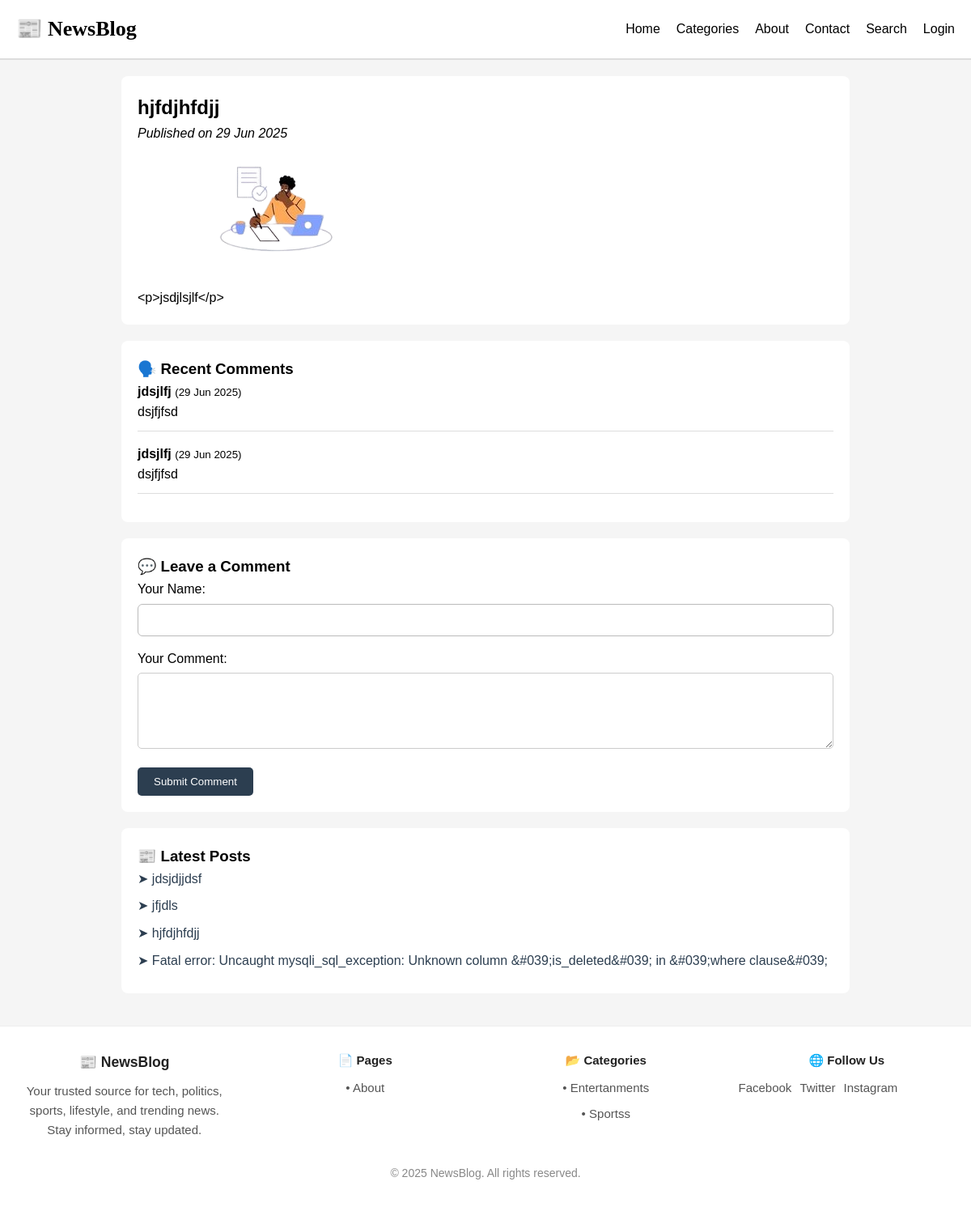
The app's page /article.php?id=4 with its own data.
### tables this page shows
CREATE TABLE `posts` (
  `id` int(11) NOT NULL,
  `title` varchar(255) NOT NULL,
  `short_description` text NOT NULL,
  `content` text NOT NULL,
  `image_path` varchar(255) DEFAULT NULL,
  `created_at` datetime DEFAULT current_timestamp(),
  `is_deleted` tinyint(1) DEFAULT 0,
  `category_id` int(11) DEFAULT NULL
);

CREATE TABLE `comments` (
  `id` int(11) NOT NULL,
  `post_id` int(11) NOT NULL,
  `author_name` varchar(100) DEFAULT NULL,
  `comment` text NOT NULL,
  `is_approved` tinyint(1) DEFAULT 0,
  `created_at` datetime DEFAULT current_timestamp(),
  `is_deleted` tinyint(1) DEFAULT 0
);

CREATE TABLE `pages` (
  `id` int(11) NOT NULL,
  `title` varchar(255) NOT NULL,
  `slug` varchar(255) NOT NULL,
  `content` text NOT NULL,
  `created_at` timestamp NOT NULL DEFAULT current_timestamp()
);

CREATE TABLE `categories` (
  `id` int(11) NOT NULL,
  `name` varchar(100) NOT NULL,
  `description` text DEFAULT NULL,
  `created_at` timestamp NOT NULL DEFAULT current_timestamp()
);

### article.php (the view, shortened to what this page needs)
<?php
require_once 'includes/db.php';
require_once 'includes/header.php';
$postId = isset($_GET['id']) ? (int) $_GET['id'] : 0;
$post = $conn->query("SELECT * FROM posts WHERE id = $postId")->fetch_assoc();
?>
<main>
    <h2><?php echo htmlspecialchars($post['title']); ?></h2>
    <p><em>Published on <?php echo date('d M Y', strtotime($post['created_at'])); ?></em></p>
    <?php if (!empty($post['image_path'])): ?>
        <img src="<?php echo htmlspecialchars($post['image_path']); ?>" style="max-width: 100%; margin: 15px 0;" alt="Article Image">
    <?php endif; ?>
    <p><?php echo nl2br(htmlspecialchars($post['content'])); ?></p>
</main>
<section>
    <h3>🗣️ Recent Comments</h3>
    <?php
    $comments = $conn->query("SELECT author_name, comment, created_at FROM comments WHERE post_id = $postId ORDER BY created_at DESC LIMIT 5");
    if ($comments && $comments->num_rows > 0):
        while ($c = $comments->fetch_assoc()):
    ?>
        <div class="comment-box">
            <strong><?php echo htmlspecialchars($c['author_name']); ?></strong>
            <small> (<?php echo date('d M Y', strtotime($c['created_at'])); ?>)</small>
            <p><?php echo htmlspecialchars($c['comment']); ?></p>
        </div>
    <?php endwhile;
    else: ?>
        <p>No comments yet.</p>
    <?php endif; ?>
</section>
<section>
    <h3>💬 Leave a Comment</h3>
    <form method="POST">
        <label>Your Name:</label>
        <input type="text" name="name" required>
        <label>Your Comment:</label>
        <textarea name="comment" rows="4" required></textarea>
        <button type="submit" name="submit_comment">Submit Comment</button>
    </form>
</section>
<section>
    <h3>📰 Latest Posts</h3>
    <ul style="list-style: none; padding: 0;">
        <?php
        $latestPosts = $conn->query("SELECT id, title FROM posts ORDER BY created_at DESC LIMIT 5");
        while ($lp = $latestPosts->fetch_assoc()):
        ?>
            <li style="margin-bottom: 8px;">
                <a href="article.php?id=<?php echo $lp['id']; ?>" style="text-decoration: none; color: #2c3e50;">
                    ➤ <?php echo htmlspecialchars($lp['title']); ?>
                </a>
            </li>
        <?php endwhile; ?>
    </ul>
</section>
<?php require_once 'includes/footer.php'; ?>

### includes/header.php (shortened to what this page needs)
<!DOCTYPE html>
<html lang="en">
<head>
  <link rel="stylesheet" href="/newsblog/style.css" />
</head>
<body>
<header>
  <div class="logo">
    <a href="/newsblog/index.php">📰 NewsBlog</a>
  </div>
  <nav id="mainNav">
    <ul>
      <li><a href="./index.php">Home</a></li>
      <li><a href="./category.php">Categories</a></li>
      <li><a href="./about.php">About</a></li>
      <li><a href="./contact.php">Contact</a></li>
      <li><a href="./search.php">Search</a></li>
      <li><a href="./admin/login.php">Login</a></li>
    </ul>
  </nav>
</header>
</body>
</html>

### includes/footer.php (shortened to what this page needs)
<footer style="
    background: #ffffff;
    color: #333;
    padding: 30px 20px;
    font-family: Arial, sans-serif;
    margin-top: 40px;
    border-top: 1px solid #eee;
">
  <div class="footer-container">
    <div class="footer-column">
      <h3>📰 NewsBlog</h3>
      <p>
        Your trusted source for tech, politics, sports, lifestyle, and trending news. Stay informed, stay updated.
      </p>
    </div>
    <div class="footer-column">
      <h4>📄 Pages</h4>
      <ul>
        <?php
        $pages = $conn->query("SELECT slug, title FROM pages ORDER BY id ASC LIMIT 5");
        while ($page = $pages->fetch_assoc()) {
          echo "<li><a href='/page.php?slug=" . htmlspecialchars($page['slug']) . "'>• " . htmlspecialchars($page['title']) . "</a></li>";
        }
        ?>
      </ul>
    </div>
    <div class="footer-column">
      <h4>📂 Categories</h4>
      <ul>
        <?php
        $cats = $conn->query("SELECT id, name FROM categories ORDER BY name ASC LIMIT 5");
        while ($cat = $cats->fetch_assoc()) {
          echo "<li><a href='/category.php?id=" . $cat['id'] . "'>• " . htmlspecialchars($cat['name']) . "</a></li>";
        }
        ?>
      </ul>
    </div>
    <div class="footer-column">
      <h4>🌐 Follow Us</h4>
      <div class="footer-social">
        <a href="#">Facebook</a>
        <a href="#">Twitter</a>
        <a href="#">Instagram</a>
      </div>
    </div>
  </div>
  <div class="footer-bottom">
    &copy; <?php echo date('Y'); ?> NewsBlog. All rights reserved.
  </div>
</footer>

### style.css (style rules this page uses)
:root { --bg-color: #f4f4f4; --text-color: #333; --header-bg: #2c3e50; --header-text: #fff; --card-bg: #ffffff; --link-color: #2c3e50; --button-bg: #2c3e50; --button-text: #fff; --footer-bg: #2c3e50; }
* { box-sizing: border-box; margin: 0; padding: 0; }
body { font-family: "Segoe UI", Tahoma, Geneva, Verdana, sans-serif; background-color: var(--bg-color); color: var(--text-color); line-height: 1.6; }
header { background-color: var(--header-bg); color: var(--header-text); padding: 15px 20px; display: flex; justify-content: space-between; align-items: center; flex-wrap: wrap; }
header .logo { font-size: 24px; font-weight: bold; }
nav ul { list-style: none; display: flex; gap: 20px; flex-wrap: wrap; }
nav ul li a { color: var(--header-text); font-weight: 500; padding: 5px 10px; }
a { text-decoration: none; color: var(--link-color); }
button, .btn { padding: 10px 20px; background-color: var(--button-bg); color: var(--button-text); border: none; border-radius: 5px; cursor: pointer; }
footer { background-color: var(--footer-bg); color: var(--header-text); text-align: center; padding: 20px; margin-top: 50px; font-size: 15px; }
input[type="text"], input[type="email"], input[type="password"], textarea, select { width: 100%; padding: 10px; border: 1px solid #bbb; border-radius: 6px; margin-bottom: 15px; font-size: 16px; background-color: #fff; }

### includes/header.php (style rules this page uses)
body { margin: 0; font-family: Arial, 'Times New Roman', Times, serif; background-color: #ffffff; color: #000000; }
header { background-color: #ffffff; color: #000000; padding: 15px 20px; display: flex; justify-content: space-between; align-items: center; flex-wrap: wrap; border-bottom: 2px solid #ddd; position: sticky; top: 0; z-index: 999; }
.logo a { font-size: 26px; font-weight: bold; font-family: 'Georgia', serif; color: #000000; text-decoration: none; }
nav { display: flex; }
nav ul { list-style: none; display: flex; gap: 20px; margin: 0; padding: 0; flex-wrap: wrap; }
nav ul li a { color: #000000; text-decoration: none; font-size: 16px; transition: color 0.3s, border-bottom 0.3s; padding: 4px 0; border-bottom: 2px solid transparent; }

### article.php (style rules this page uses)
body { font-family: Arial, sans-serif; background: #f5f5f5; margin: 0; }
main { max-width: 900px; margin: 20px auto; padding: 20px; background: white; border-radius: 8px; }
section { max-width: 900px; margin: 20px auto; padding: 20px; background: white; border-radius: 8px; }
form input, form textarea { width: 100%; padding: 10px; margin-top: 5px; margin-bottom: 15px; border-radius: 5px; border: 1px solid #ccc; }
form button { background-color: #2c3e50; color: white; padding: 10px 20px; border: none; border-radius: 5px; cursor: pointer; }
.comment-box { border-bottom: 1px solid #ddd; padding-bottom: 10px; margin-bottom: 15px; }

### includes/footer.php (style rules this page uses)
.footer-container { display: flex; flex-wrap: wrap; gap: 30px; justify-content: space-between; max-width: 1200px; margin: auto; }
.footer-column { flex: 1 1 250px; min-width: 220px; }
.footer-column h3, .footer-column h4 { margin-bottom: 10px; color: #222; }
.footer-column p, .footer-column a { color: #555; line-height: 1.6; text-decoration: none; font-size: 15px; }
.footer-column ul { list-style: none; padding: 0; margin: 0; }
.footer-column li { margin-bottom: 8px; }
.footer-social { display: flex; flex-wrap: wrap; gap: 10px; }
.footer-bottom { text-align: center; margin-top: 30px; color: #888; font-size: 14px; }

### records on screen
posts: title "hjfdjhfdjj", created_at "29 Jun 2025", image_path (picture), content "<p>jsdjlsjlf</p>"
comments: author_name "jdsjlfj", created_at "29 Jun 2025", comment "dsjfjfsd"
comments: author_name "jdsjlfj", created_at "29 Jun 2025", comment "dsjfjfsd"
posts: title "jdsjdjjdsf"
posts: title "jfjdls"
posts: title "Fatal error: Uncaught mysqli_sql_exception: Unknown column &#039;is_deleted&#039; in &#039;where clause&#039;"
pages: title "About"
categories: name "Entertanments"
categories: name "Sportss"
